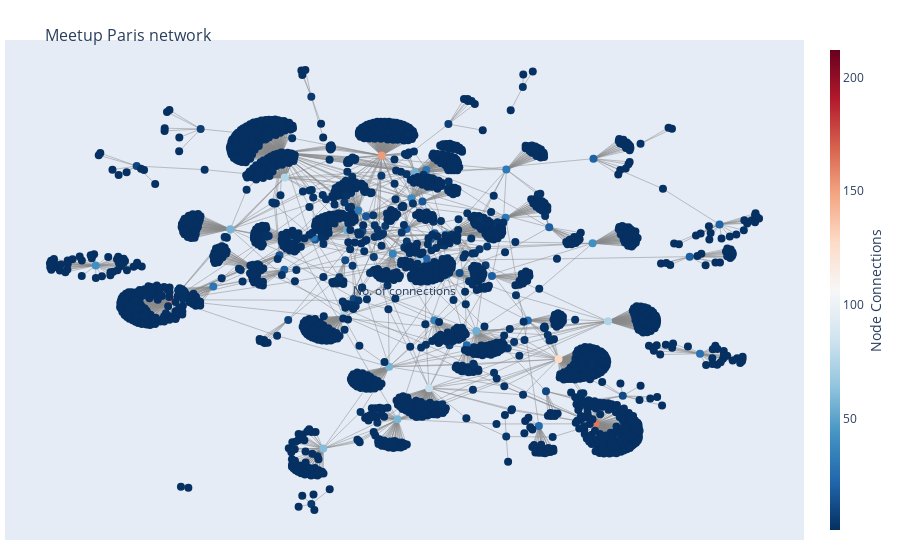

Write notebook code for a chart like this one.
### Code cell
# sample visualization extracted from documentation, it works but looks ugly and hard to read
pos = nx.spring_layout(G, k=0.05)
for n, p in pos.items():
    G.nodes[n]['pos'] = p

edge_trace = go.Scatter(
    x=[],
    y=[],
    line=dict(width=0.5,color='#888'),
    hoverinfo='none',
    mode='lines')

for edge in G.edges():
    x0, y0 = G.nodes[edge[0]]['pos']
    x1, y1 = G.nodes[edge[1]]['pos']
    edge_trace['x'] += tuple([x0, x1, None])
    edge_trace['y'] += tuple([y0, y1, None])

node_trace = go.Scatter(
    x=[],
    y=[],
    text=[],
    mode='markers',
    hoverinfo='text',
    marker=dict(
        showscale=True,
        colorscale='RdBu',
        reversescale=True,
        color=[],
        size=8,
        colorbar=dict(
            thickness=10,
            title='Node Connections',
            xanchor='left',
            titleside='right'
        ),
        line=dict(width=0)))

for node in G.nodes():
    x, y = G.nodes[node]['pos']
    node_trace['x'] += tuple([x])
    node_trace['y'] += tuple([y])    

for node, adjacencies in enumerate(G.adjacency()):
    node_trace['marker']['color']+=tuple([len(adjacencies[1])])
    node_info = str(adjacencies[0]) +' # of connections: '+str(len(adjacencies[1]))
    node_trace['text']+=tuple([node_info])

fig = go.Figure(data=[edge_trace, node_trace],
             layout=go.Layout(
                title='<br>Meetup Paris network',
                titlefont=dict(size=16),
                showlegend=False,
                hovermode='closest',
                margin=dict(b=20,l=5,r=5,t=40),
                annotations=[ dict(
                    text="No. of connections",
                    showarrow=False,
                    xref="paper", yref="paper") ],
                xaxis=dict(showgrid=False, zeroline=False, showticklabels=False),
                yaxis=dict(showgrid=False, zeroline=False, showticklabels=False)))

iplot(fig)

### Figure 1 — Plotly figure (JSON) as saved in the notebook; plotly's stock layout.template omitted (floating-point values rounded to 4 significant figures; data arrays with more than 128 entries replaced by an {"elided": "..."} marker saying what was removed)
{"data": [{"hoverinfo": "none", "line": {"color": "#888", "width": 0.5}, "mode": "lines", "type": "scatter", "x": {"elided": "7806 float values"}, "y": {"elided": "7806 float values"}}, {"hoverinfo": "text", "marker": {"color": {"elided": "2341 int values"}, "colorbar": {"thickness": 10, "title": {"side": "right", "text": "Node Connections"}, "xanchor": "left"}, "colorscale": [[0, "rgb(103,0,31)"], [0.1, "rgb(178,24,43)"], [0.2, "rgb(214,96,77)"], [0.3, "rgb(244,165,130)"], [0.4, "rgb(253,219,199)"], [0.5, "rgb(247,247,247)"], [0.6, "rgb(209,229,240)"], [0.7, "rgb(146,197,222)"], [0.8, "rgb(67,147,195)"], [0.9, "rgb(33,102,172)"], [1, "rgb(5,48,97)"]], "line": {"width": 0}, "reversescale": true, "showscale": true, "size": 8}, "mode": "markers", "text": {"elided": "2341 str values"}, "type": "scatter", "x": {"elided": "2341 float values"}, "y": {"elided": "2341 float values"}}], "layout": {"annotations": [{"showarrow": false, "text": "No. of connections", "xref": "paper", "yref": "paper"}], "hovermode": "closest", "margin": {"b": 20, "l": 5, "r": 5, "t": 40}, "showlegend": false, "title": {"font": {"size": 16}, "text": "<br>Meetup Paris network"}, "xaxis": {"showgrid": false, "showticklabels": false, "zeroline": false}, "yaxis": {"showgrid": false, "showticklabels": false, "zeroline": false}}}
